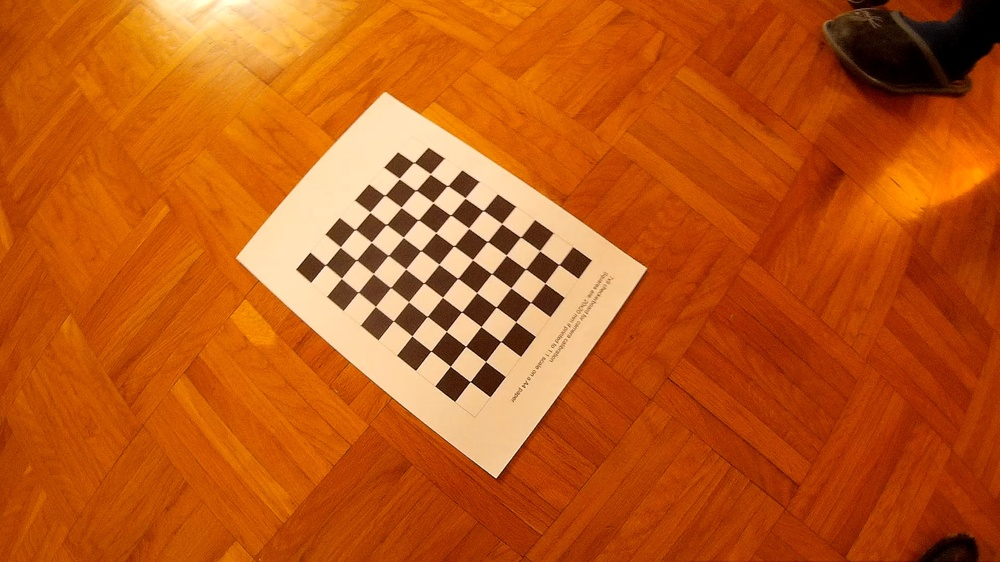
#> input picture non_ros/calib_sj4000/calib_1.1.1.jpg, 1000 x 562 px, shrunk from 1920 x 1080 before the run; its folder holds only this picture in this run
$ python calib.py
#> lines starting #> are read from the running program, lines starting #| are printed output that depends on the picture; after the words box and inside, x2 and y2 are one past the last pixel; in counts of white or black regions, pixels touching at a corner belong together; long printed decimals are rounded
import numpy as np
import cv2
import glob

# termination criteria
criteria = (cv2.TERM_CRITERIA_EPS + cv2.TERM_CRITERIA_MAX_ITER, 30, 0.001)

# prepare object points, like (0,0,0), (1,0,0), (2,0,0) ....,(6,5,0)
objp = np.zeros((9*7,3), np.float32)
objp[:,:2] = np.mgrid[0:9,0:7].T.reshape(-1,2)

# Arrays to store object points and image points from all the images.
objpoints = [] # 3d point in real world space
imgpoints = [] # 2d points in image plane.

images = glob.glob('*.jpg')

for fname in images:
    img = cv2.imread(fname)
#> img is the input picture: shape (562, 1000, 3); mean B, G, R 23.4, 88.4, 189.4
    gray = cv2.cvtColor(img,cv2.COLOR_BGR2GRAY)
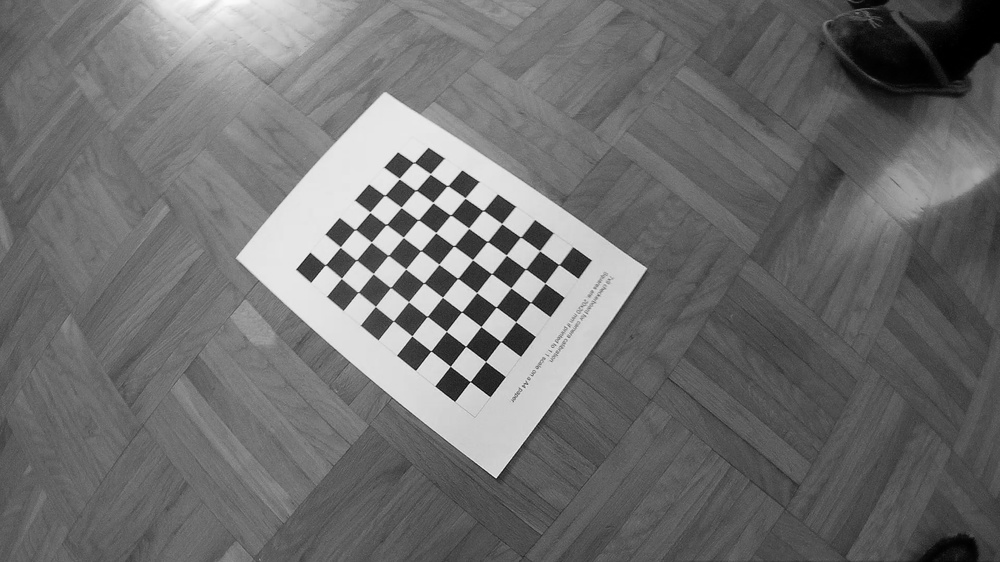
#> gray: shape (562, 1000); min 0, max 252, mean 111.1

    # Find the chess board corners
    ret, corners = cv2.findChessboardCorners(gray, (9,7),None)
#> ret = True; corners = 63 rows, first 8: [414, 162.6], [430.3, 173.8], [447.5, 185.8], [465.1, 198], [483.1, 210.5], [501.7, 223.6], [520.5, 237], [539.6, 250.6]

    # If found, add object points, image points (after refining them)
    if ret == True:
        objpoints.append(objp)

        corners2 = cv2.cornerSubPix(gray,corners,(11,11),(-1,-1),criteria)
#> corners2 = 63 rows, first 8: [413.8, 162.5], [430.4, 173.9], [447.5, 185.7], [465.2, 197.9], [483.1, 210.5], [501.7, 223.6], [520.5, 237.1], [539.6, 250.7]
        imgpoints.append(corners2)

        # Draw and display the corners
        img = cv2.drawChessboardCorners(img, (9,7), corners2,ret)
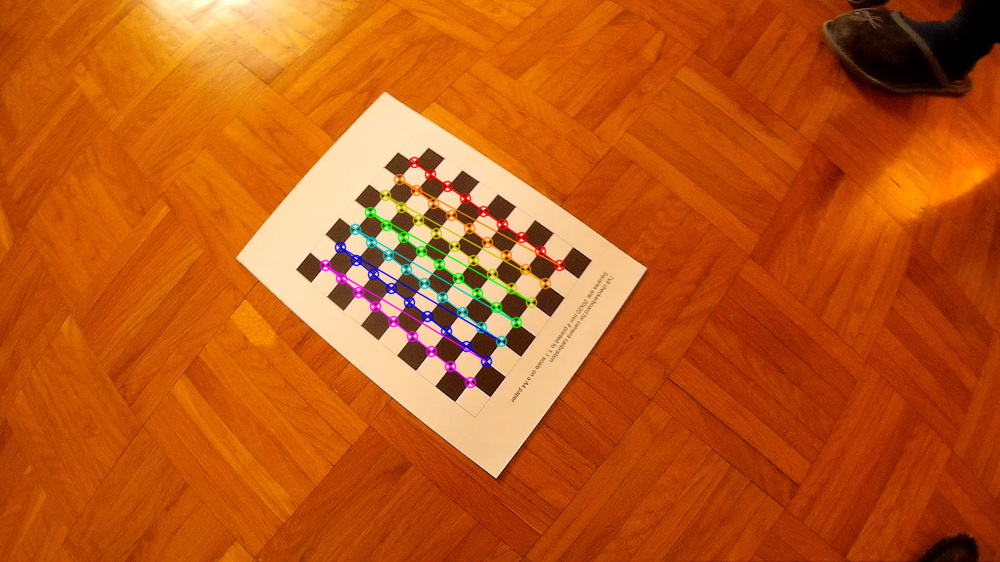
#> img: shape (562, 1000, 3); 1.92% of pixels changed, all inside (x1, y1, x2, y2) = (319, 156, 566, 389)
        cv2.imshow('img',img)
        cv2.waitKey(500)

cv2.destroyAllWindows()

ret, matrix, distortion, r_vecs, t_vecs = cv2.calibrateCamera(objpoints, imgpoints, gray.shape[::-1],None,None)
#> ret = 0.0766; matrix = [[256.3, 0, 515.7], [0, 256.3, 326.8], [0, 0, 1]]; distortion = [[-0.0463, -0.0857, -0.0106, -0.00221, 0.078]]; r_vecs = ([-0.126, 0.04, 0.644],); t_vecs = ([-4.59, -7.35, 11.28],)

# Displayig required output
print(" Camera matrix:")
print(matrix)
#| [[256.295   0.         515.654]
#|  [  0.         256.331 326.832]
#|  [  0.           0.           1.        ]]

print("\n Distortion coefficient:")
print(distortion)
#| [[-0.04632  -0.08569 -0.0106 -0.002206  0.07798]]

print("\n Rotation Vectors:")
print(r_vecs)
#| (array([[-0.1262],
#|        [ 0.04002],
#|        [ 0.6437]]),)

print("\n Translation Vectors:")
print(t_vecs)
#| (array([[-4.588],
#|        [-7.351 ],
#|        [11.283]]),)

$ run again, on non_ros/calib_sj4000/calib_1.1.2.jpg
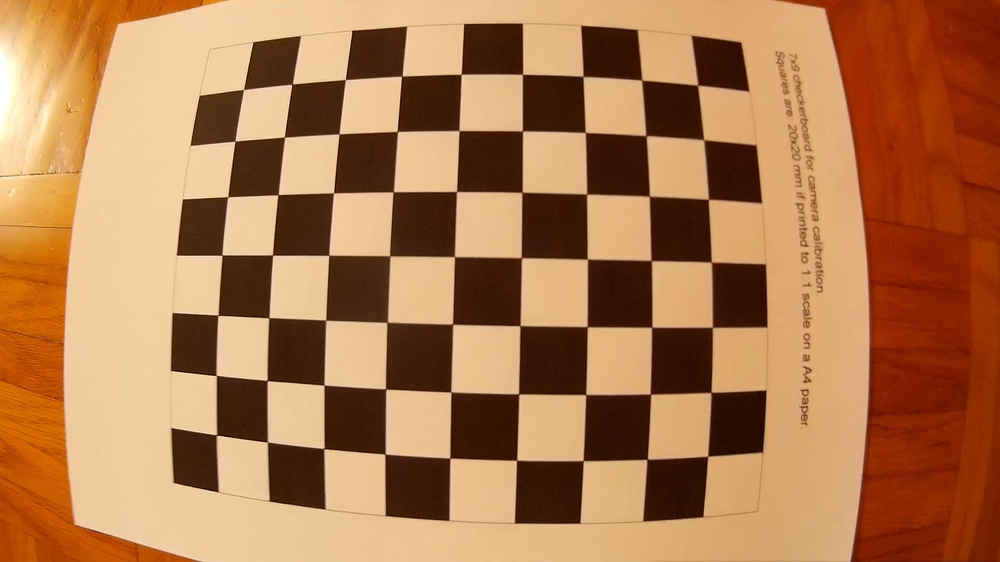
#> input picture non_ros/calib_sj4000/calib_1.1.2.jpg, 1000 x 562 px, shrunk from 1920 x 1080 before the run
#> img is the input picture: shape (562, 1000, 3); mean B, G, R 78.8, 121.6, 174.1
#> `gray = cv2.cvtColor(img,cv2.COLOR_BGR2GRAY)`:
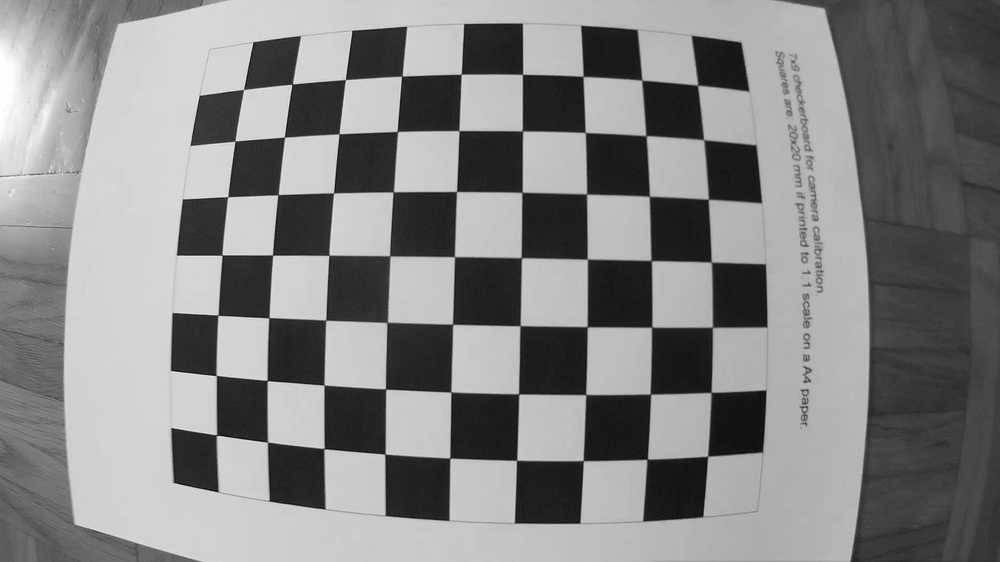
#> gray: shape (562, 1000); min 11, max 255, mean 132.4
#> `ret, corners = cv2.findChessboardCorners(gray, (9,7),None)`: ret = True; corners = 63 rows, first 8: [243.7, 89.45], [292.3, 84.18], [345.4, 79.68], [401.9, 76.02], [461.1, 74.16], [522.5, 74.43], [583, 76.51], [641.9, 80.04]
#> corners2 = 63 rows, first 8: [243.5, 89.45], [292.2, 84.2], [345.3, 79.54], [401.7, 76.16], [461.2, 74.25], [522.5, 74.34], [583.1, 76.41], [641.7, 80.17]
#> `img = cv2.drawChessboardCorners(img, (9,7), corners2,ret)`:
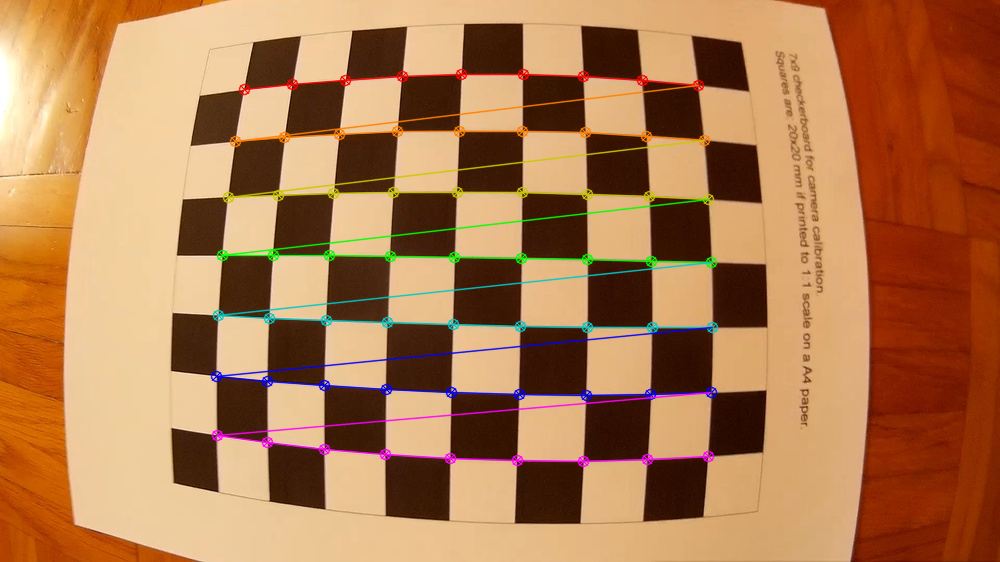
#> img: shape (562, 1000, 3); 4.21% of pixels changed, all inside (x1, y1, x2, y2) = (210, 68, 719, 468)
#> `ret, matrix, distortion, r_vecs, t_vecs = cv2.calibrateCamera(objpoint..`: ret = 0.227; matrix = [[272.3, 0, 504.5], [0, 275.3, 279.3], [0, 0, 1]]; distortion = [[-0.0841, 0.00671, 0.000257, -0.00385, 0.000358]]; r_vecs = ([-0.0538, 0.0227, 0.0184],); t_vecs = ([-4.7, -3.4, 4.35],)
#| [[272.275   0.         504.526]
#|  [  0.         275.307 279.311]
#|  [  0.           0.           1.        ]]
#| [[-0.08414   0.00671  0.0002566 -0.003853  0.0003579]]
#| (array([[-0.05377],
#|        [ 0.02275],
#|        [ 0.01837]]),)
#| (array([[-4.695],
#|        [-3.404],
#|        [ 4.350]]),)

$ run again, on non_ros/calib_sj4000/calib_1.1.3.jpg
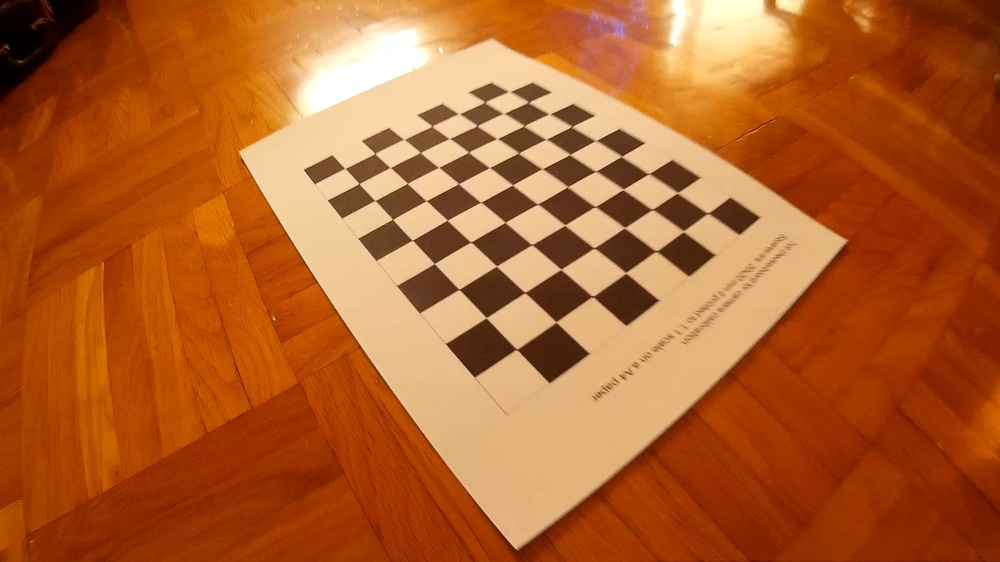
#> input picture non_ros/calib_sj4000/calib_1.1.3.jpg, 1000 x 562 px, shrunk from 1920 x 1080 before the run
#> img is the input picture: shape (562, 1000, 3); mean B, G, R 43, 96.6, 176.6
#> `gray = cv2.cvtColor(img,cv2.COLOR_BGR2GRAY)`:
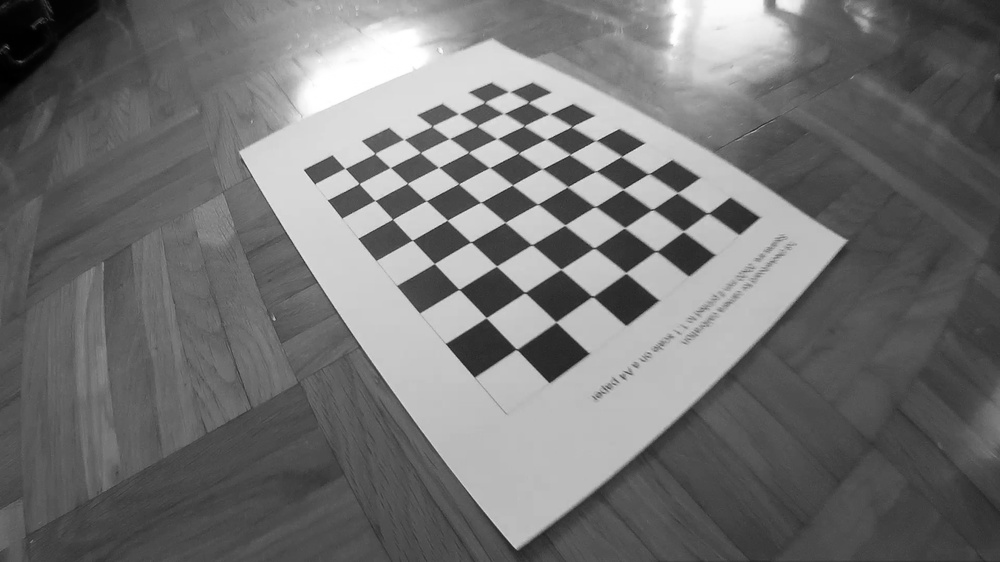
#> gray: shape (562, 1000); min 0, max 255, mean 114.4
#> `ret, corners = cv2.findChessboardCorners(gray, (9,7),None)`: ret = True; corners = 63 rows, first 8: [508, 91.72], [528.3, 102.6], [550.3, 114.1], [571.4, 126.6], [595.5, 140.6], [621.3, 156.5], [649.2, 173.5], [677.4, 192.7]
#> corners2 = 63 rows, first 8: [509.4, 91.61], [528.4, 102.2], [549.6, 114], [571.6, 126.6], [595.7, 140.5], [621.4, 156.4], [648.7, 173.7], [677.4, 192.7]
#> `img = cv2.drawChessboardCorners(img, (9,7), corners2,ret)`:
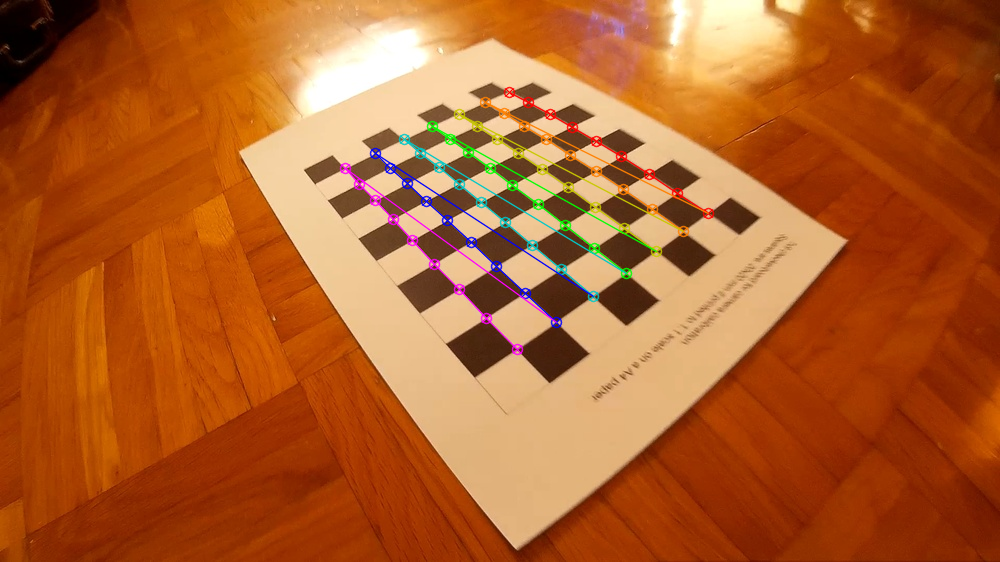
#> img: shape (562, 1000, 3); 2.3% of pixels changed, all inside (x1, y1, x2, y2) = (339, 86, 715, 356)
#> `ret, matrix, distortion, r_vecs, t_vecs = cv2.calibrateCamera(objpoint..`: ret = 0.212; matrix = [[577.2, 0, 485.9], [0, 566.1, 236.8], [0, 0, 1]]; distortion = [[-0.41, 0.51, 0.031, -8.82e-05, -1.24]]; r_vecs = ([-0.67, 0.461, 0.853],); t_vecs = ([0.768, -4.91, 18.12],)
#| [[577.191   0.         485.906]
#|  [  0.         566.146 236.792]
#|  [  0.           0.           1.        ]]
#| [[-4.10179012e-01  5.09842091e-01  3.10226534e-02 -8.82313875e-05
#|   -1.23979197e+00]]
#| (array([[-0.6704],
#|        [ 0.4609],
#|        [ 0.8526]]),)
#| (array([[ 0.7684],
#|        [-4.913],
#|        [18.124]]),)

$ run again, on non_ros/calib_sj4000/calib_1.1.4.jpg
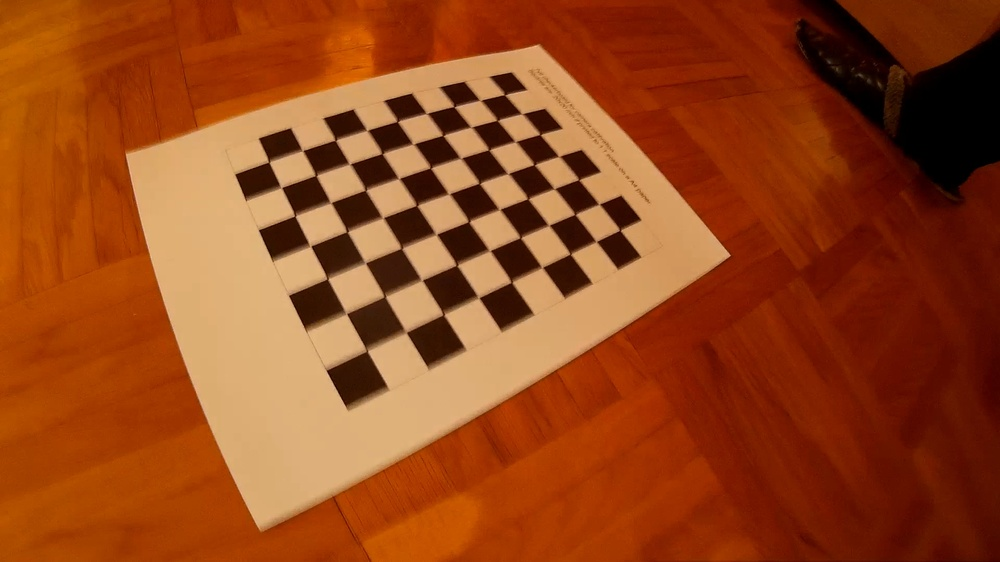
#> input picture non_ros/calib_sj4000/calib_1.1.4.jpg, 1000 x 562 px, shrunk from 1920 x 1080 before the run
#> img is the input picture: shape (562, 1000, 3); mean B, G, R 27.3, 69.7, 149.4
#> `gray = cv2.cvtColor(img,cv2.COLOR_BGR2GRAY)`:
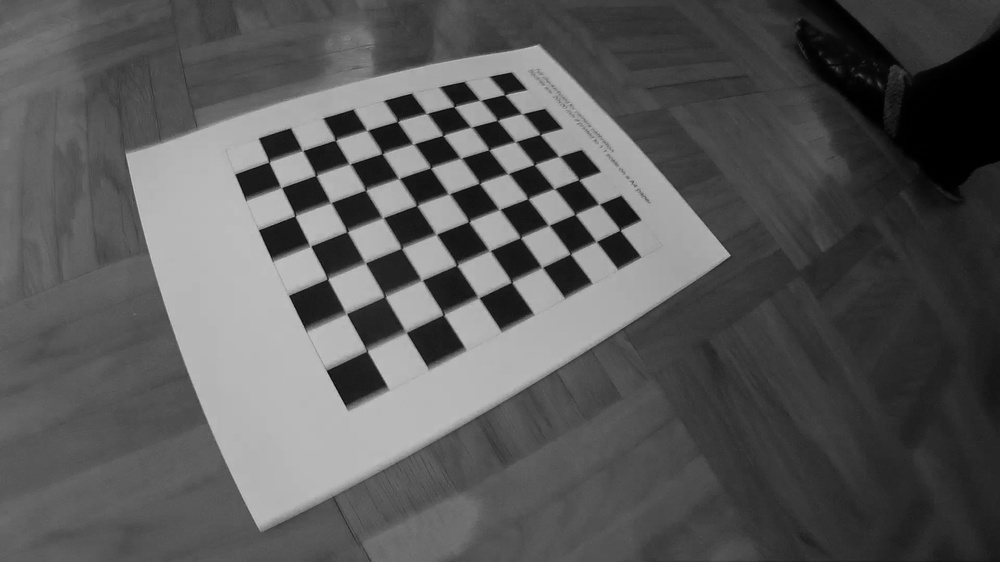
#> gray: shape (562, 1000); min 0, max 202, mean 88.7
#> `ret, corners = cv2.findChessboardCorners(gray, (9,7),None)`: ret = True; corners = 63 rows, first 8: [619.8, 230.4], [596.5, 241.6], [570.4, 254.3], [542.6, 267.6], [511.7, 282.4], [479.2, 298.1], [443.8, 314.7], [406.5, 332.6]
#> corners2 = 63 rows, first 8: [619.9, 229.9], [596.2, 241.4], [570.3, 253.7], [542.1, 267.3], [511.4, 281.7], [478.5, 297.4], [443.4, 314], [405.9, 332.2]
#> `img = cv2.drawChessboardCorners(img, (9,7), corners2,ret)`:
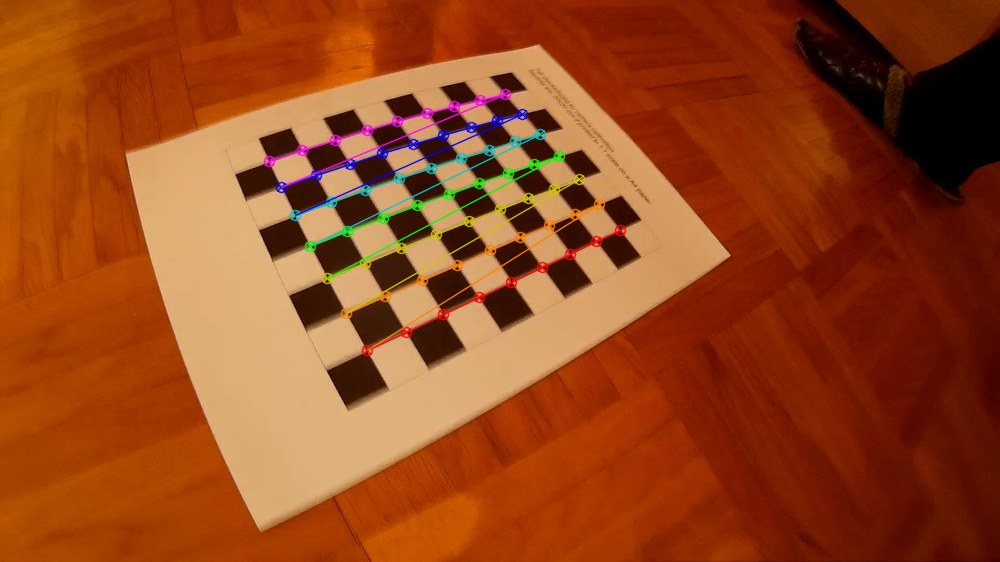
#> img: shape (562, 1000, 3); 2.51% of pixels changed, all inside (x1, y1, x2, y2) = (263, 88, 627, 357)
#> `ret, matrix, distortion, r_vecs, t_vecs = cv2.calibrateCamera(objpoint..`: ret = 0.18; matrix = [[536.1, 0, 498.5], [0, 545.8, 289.2], [0, 0, 1]]; distortion = [[-0.369, 0.23, -0.0052, -0.00259, -0.0746]]; r_vecs = ([-0.537, 0.605, 2.51],); t_vecs = ([3.51, -1.68, 15.14],)
#| [[536.080   0.         498.507]
#|  [  0.         545.794 289.151]
#|  [  0.           0.           1.        ]]
#| [[-0.3689  0.2303 -0.005197 -0.002587 -0.07463]]
#| (array([[-0.5366],
#|        [ 0.6046],
#|        [ 2.509]]),)
#| (array([[ 3.512],
#|        [-1.677],
#|        [15.138]]),)
